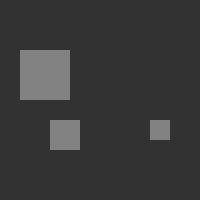
Frame 1 (no input)
Frame 60 (the mouse pressed at the canvas centre just before this capture): identical to frame 1, image omitted
Frame 120 (the mouse held since frame 60 and released just before this capture): identical to frame 1, image omitted

The Processing sketch that drew this single still picture (run headless with seeded random() and noise(); from frame 60 on, the mouse is pressed at the canvas centre):

// Processing sketch: buttonClass2
// ── buttonClass2.pde

ArrayList<Button> buttons;

void setup() {
  size(200, 200);
  buttons = new ArrayList<Button>();
  buttons.add(new Button(20, 50, 50, 50, "button1"));
  buttons.add(new Button(150, 120, 20, 20, "button2"));
  buttons.add(new Button(50, 120, 30, 30, "button3"));
  
  buttons.get(2).cover = color(0,255,0);
}

void draw() {
  background(50);

  for (Button b : buttons) {
    b.update();
    if (b.pressed) println(b.name + " pressed");
  }
}


// ── Button.pde
class Button {
  int x, y, h, w;
  Boolean pressed = false;
  Boolean over = false;
  color cpressed = color(150, 0, 0);
  color cover = color(150, 150, 0);
  color cidle = color(130, 130, 130);
  String name;

// this is a "constructor" - it is run when the class is created
  Button(int x1, int y1, int h1, int w1, String name1) {
    x = x1;
    y = y1;
    h = h1;
    w = w1;
    name = name1;
  }

// this is another constructor - it allows to create an object with only two parameters
  Button(int x1, int y1) {
    x = x1;
    y = y1;
    h = 30;
    w = 30;
    name = this.toString();
  }
  
  
  // in this method, only things that are concerned with drawing should be included
  void drawButton() {
    noStroke();
    fill(cidle);
    if (pressed) {
      fill(cpressed);
    } 
    if (over) {
      fill(cover);
    }
    rect(x, y, h, w);
  }

// this method determines the state of buttons
  void update() {
    if (mouseX > x && mouseX < x+w && mouseY > y && mouseY < y+h) {
      if (mousePressed) {
        pressed = true;
        over = false;
      } else {
        pressed = false;
        over = true;
      }
    } else {
      pressed = false;
      over = false;
    }
    drawButton();
  }
}
